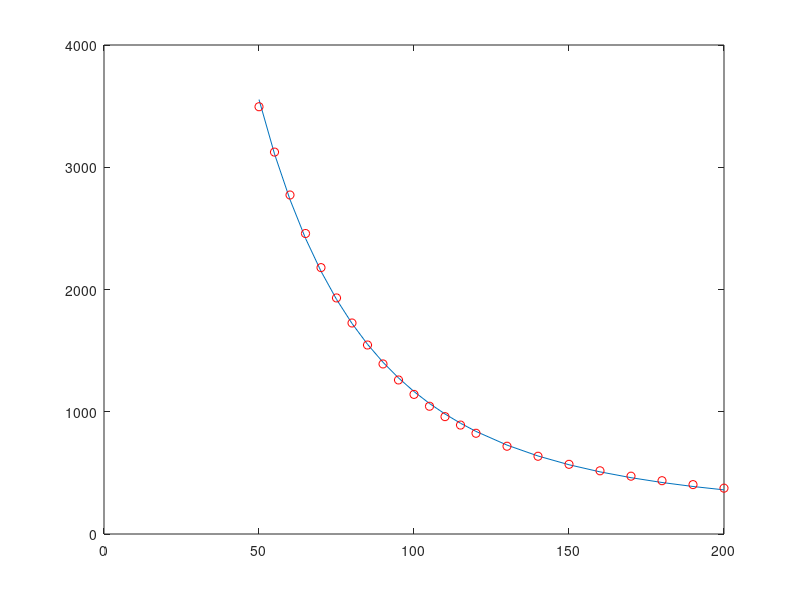

MATLAB code for this plot:
data = importdata('sensors-data-left-side.txt', '\t');
l = data(:,1);
v = data(:,2);

F = @(a, data) a(3) + exp(a(1)./(data + a(2)));
x0 = [2585 270 135];

fit = lsqcurvefit(F, x0, l, v)

plot(l, F(fit, l), l, v, 'ro')